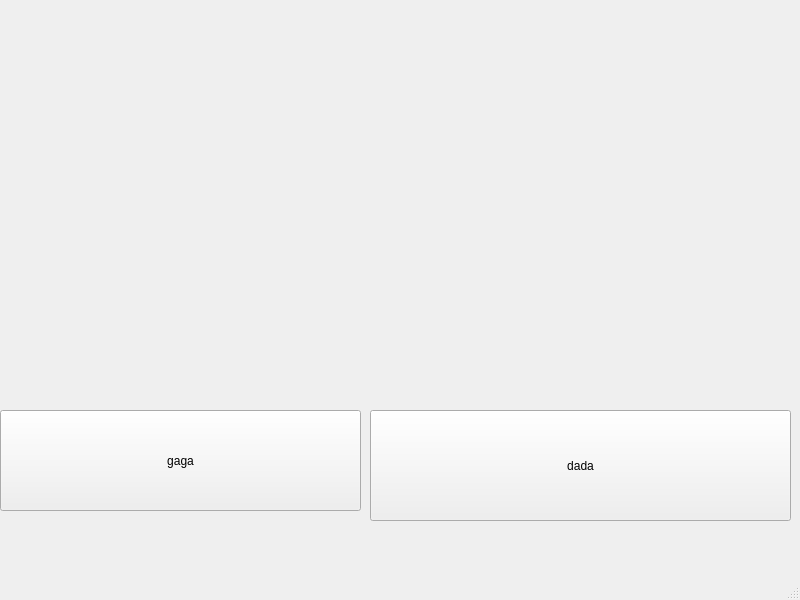
<?xml version="1.0" encoding="UTF-8"?>
<ui version="4.0">
 <class>MainWindow</class>
 <widget class="QMainWindow" name="MainWindow">
  <property name="geometry">
   <rect>
    <x>0</x>
    <y>0</y>
    <width>800</width>
    <height>600</height>
   </rect>
  </property>
  <property name="windowTitle">
   <string>MainWindow</string>
  </property>
  <widget class="QWidget" name="centralwidget">
   <widget class="QLabel" name="label">
    <property name="geometry">
     <rect>
      <x>10</x>
      <y>10</y>
      <width>701</width>
      <height>381</height>
     </rect>
    </property>
    <property name="text">
     <string/>
    </property>
    <property name="pixmap">
     <pixmap>../../QQ图片20220716122631.jpg</pixmap>
    </property>
    <property name="scaledContents">
     <bool>true</bool>
    </property>
   </widget>
   <widget class="QPushButton" name="cat">
    <property name="geometry">
     <rect>
      <x>0</x>
      <y>410</y>
      <width>361</width>
      <height>101</height>
     </rect>
    </property>
    <property name="text">
     <string>gaga</string>
    </property>
   </widget>
   <widget class="QPushButton" name="dog">
    <property name="geometry">
     <rect>
      <x>370</x>
      <y>410</y>
      <width>421</width>
      <height>111</height>
     </rect>
    </property>
    <property name="text">
     <string>dada</string>
    </property>
   </widget>
  </widget>
  <widget class="QMenuBar" name="menubar">
   <property name="geometry">
    <rect>
     <x>0</x>
     <y>0</y>
     <width>800</width>
     <height>26</height>
    </rect>
   </property>
  </widget>
  <widget class="QStatusBar" name="statusbar"/>
 </widget>
 <resources/>
 <connections/>
</ui>
